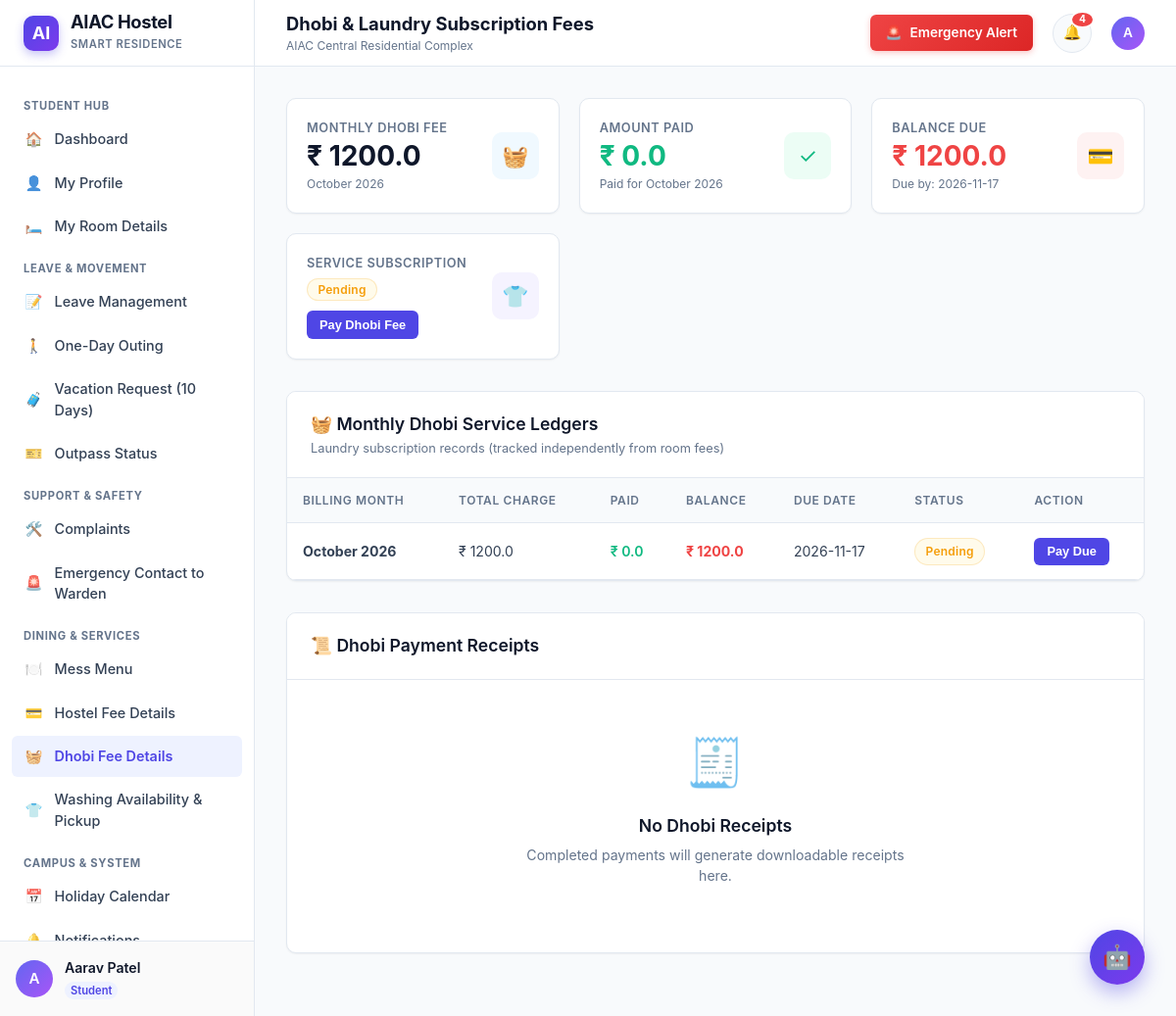
The page /dhobi-fees (signed in) on the database its author committed.
### tables this page shows
CREATE TABLE users (
        id INTEGER PRIMARY KEY AUTOINCREMENT,
        name TEXT NOT NULL,
        email TEXT NOT NULL UNIQUE,
        password_hash TEXT NOT NULL,
        role TEXT NOT NULL DEFAULT 'student',
        hostel_block TEXT,
        academic_year TEXT,
        room_id INTEGER,
        phone TEXT,
        status TEXT DEFAULT 'active',
        created_at TIMESTAMP DEFAULT CURRENT_TIMESTAMP,
        updated_at TIMESTAMP DEFAULT CURRENT_TIMESTAMP, student_id TEXT, department TEXT, guardian_name TEXT, guardian_phone TEXT, room_number TEXT, room_type TEXT,
        FOREIGN KEY (room_id) REFERENCES rooms(id) ON DELETE SET NULL
    );

CREATE TABLE system_settings (
        key TEXT PRIMARY KEY,
        value TEXT NOT NULL,
        description TEXT
    );

CREATE TABLE dhobi_fee_records (
        id INTEGER PRIMARY KEY AUTOINCREMENT,
        user_id INTEGER NOT NULL,
        month_year TEXT NOT NULL,
        total_amount REAL NOT NULL DEFAULT 1200.0,
        amount_paid REAL NOT NULL DEFAULT 0.0,
        due_date DATE NOT NULL,
        status TEXT DEFAULT 'Pending',
        notes TEXT,
        created_at TIMESTAMP DEFAULT CURRENT_TIMESTAMP,
        updated_at TIMESTAMP DEFAULT CURRENT_TIMESTAMP,
        FOREIGN KEY (user_id) REFERENCES users(id) ON DELETE CASCADE
    );

### app.py (the view)
@app.route('/dhobi-fees')
@login_required
@student_required
def dhobi_fees():
    user_id = session['user_id']
    conn = database.get_db()
    fee_records = conn.execute('''
        SELECT * FROM dhobi_fee_records WHERE user_id = ? ORDER BY id DESC
    ''', (user_id,)).fetchall()
    payments = conn.execute('''
        SELECT * FROM payment_transactions WHERE user_id = ? AND fee_type = 'dhobi' ORDER BY created_at DESC
    ''', (user_id,)).fetchall()
    conn.close()
    return render_template('dhobi_fees.html', fee_records=fee_records, payments=payments)

### templates/dhobi_fees.html (shortened to what this page needs)
{% extends "base.html" %}
{% block page_title %}Dhobi & Laundry Subscription Fees{% endblock %}
{% block content %}
{% set latest = fee_records[0] if fee_records else None %}
{% if latest %}
  {% set balance = latest.total_amount - latest.amount_paid %}
  <div class="metrics-grid" style="margin-bottom: 2rem;">
    <div class="metric-card">
      <div class="metric-info">
        <div class="label">Monthly Dhobi Fee</div>
        <div class="value">₹ {{ latest.total_amount | round(2) }}</div>
        <div class="sub-text">{{ latest.month_year }}</div>
      </div>
      <div class="metric-icon-wrap sky">🧺</div>
    </div>
    <div class="metric-card">
      <div class="metric-info">
        <div class="label">Amount Paid</div>
        <div class="value" style="color: var(--success);">₹ {{ latest.amount_paid | round(2) }}</div>
        <div class="sub-text">Paid for {{ latest.month_year }}</div>
      </div>
      <div class="metric-icon-wrap emerald">✓</div>
    </div>
    <div class="metric-card">
      <div class="metric-info">
        <div class="label">Balance Due</div>
        <div class="value" style="color: {{ 'var(--danger)' if balance > 0 else 'var(--success)' }};">
          ₹ {{ balance | round(2) }}
        </div>
        <div class="sub-text">Due by: {{ latest.due_date }}</div>
      </div>
      <div class="metric-icon-wrap {{ 'rose' if balance > 0 else 'emerald' }}">💳</div>
    </div>
    <div class="metric-card">
      <div class="metric-info">
        <div class="label">Service Subscription</div>
        <div class="value" style="font-size: 1.3rem;">
          <span class="badge badge-{{ 'success' if latest.status == 'Paid' else 'warning' }}">
            {{ latest.status }}
          </span>
        </div>
        <div class="sub-text">
          {% if balance > 0 %}
            <button type="button" class="btn btn-primary btn-sm" style="margin-top: 6px;"
                    onclick="preparePaymentModal({{ latest.id }}, {{ latest.total_amount }}, {{ latest.amount_paid }}, 'dhobi')">
              Pay Dhobi Fee
            </button>
          {% else %}
            Active Laundry Plan
          {% endif %}
        </div>
      </div>
      <div class="metric-icon-wrap purple">👕</div>
    </div>
  </div>
{% endif %}
<div class="content-card">
  <div class="card-header-bar">
    <div>
      <h3>🧺 Monthly Dhobi Service Ledgers</h3>
      <p>Laundry subscription records (tracked independently from room fees)</p>
    </div>
  </div>
  <div class="card-body" style="padding: 0;">
    {% if fee_records %}
      <div class="table-responsive">
        <table class="modern-table">
          <thead>
            <tr>
              <th>Billing Month</th>
              <th>Total Charge</th>
              <th>Paid</th>
              <th>Balance</th>
              <th>Due Date</th>
              <th>Status</th>
              <th>Action</th>
            </tr>
          </thead>
          <tbody>
            {% for d in fee_records %}
              {% set bal = d.total_amount - d.amount_paid %}
              <tr>
                <td><b>{{ d.month_year }}</b></td>
                <td>₹ {{ d.total_amount | round(2) }}</td>
                <td style="color: var(--success); font-weight: 600;">₹ {{ d.amount_paid | round(2) }}</td>
                <td style="font-weight: 700; color: {{ 'var(--danger)' if bal > 0 else 'var(--muted-text)' }};">
                  ₹ {{ bal | round(2) }}
                </td>
                <td>{{ d.due_date }}</td>
                <td>
                  <span class="badge badge-{{ 'success' if d.status == 'Paid' else 'warning' }}">
                    {{ d.status }}
                  </span>
                </td>
                <td>
                  {% if bal > 0 %}
                    <button type="button" class="btn btn-primary btn-sm"
                            onclick="preparePaymentModal({{ d.id }}, {{ d.total_amount }}, {{ d.amount_paid }}, 'dhobi')">
                      Pay Due
                    </button>
                  {% else %}
                    <span class="badge badge-success">Paid in Full</span>
                  {% endif %}
                </td>
              </tr>
            {% endfor %}
          </tbody>
        </table>
      </div>
    {% else %}
      <div class="empty-state">
        <div class="empty-state-icon">🧺</div>
        <h4>No Dhobi Bills Found</h4>
        <p>No monthly laundry fees billed to your account yet.</p>
      </div>
    {% endif %}
  </div>
</div>
<div class="content-card">
  <div class="card-header-bar">
    <div>
      <h3>📜 Dhobi Payment Receipts</h3>
    </div>
  </div>
  <div class="card-body" style="padding: 0;">
    {% if payments %}
      <div class="table-responsive">
        <table class="modern-table">
          <thead>
            <tr>
              <th>Reference</th>
              <th>Date</th>
              <th>Amount</th>
              <th>Method</th>
              <th>Receipt</th>
            </tr>
          </thead>
          <tbody>
            {% for p in payments %}
              <tr>
                <td><code>{{ p.transaction_ref }}</code></td>
                <td>{{ p.created_at[:16] }}</td>
                <td style="font-weight: 700; color: var(--success);">₹ {{ p.amount | round(2) }}</td>
                <td>{{ p.payment_method }}</td>
                <td>
                  <a href="{{ url_for('download_receipt_pdf', fee_type='dhobi', payment_id=p.id) }}" class="btn btn-secondary btn-sm">
                    📥 Download PDF
                  </a>
                </td>
              </tr>
            {% endfor %}
          </tbody>
        </table>
      </div>
    {% else %}
      <div class="empty-state">
        <div class="empty-state-icon">🧾</div>
        <h4>No Dhobi Receipts</h4>
        <p>Completed payments will generate downloadable receipts here.</p>
      </div>
    {% endif %}
  </div>
</div>
{% endblock %}

### templates/base.html (shortened to what this page needs)
<!DOCTYPE html>
<html lang="en">
<head>
  <link rel="stylesheet" href="{{ url_for('static', filename='css/style.css') }}">
</head>
<body>
<div class="app-wrapper">
  <aside class="sidebar" id="sidebar">
    <div class="sidebar-header">
      <div class="brand-logo">AI</div>
      <div class="brand-text">
        <h1>AIAC Hostel</h1>
        <span>Smart Residence</span>
      </div>
    </div>
    <nav class="sidebar-nav">
      {% if current_user and current_user.role == 'warden' %}
        <div class="nav-group-label">Administration</div>
        <a href="{{ url_for('warden_dashboard') }}" class="nav-item {% if request.path == '/warden/dashboard' %}active{% endif %}">
          <span class="icon">📊</span> Overview
        </a>
        <a href="{{ url_for('warden_students') }}" class="nav-item {% if '/warden/students' in request.path %}active{% endif %}">
          <span class="icon">👥</span> Student Management
        </a>
        <a href="{{ url_for('warden_rooms') }}" class="nav-item {% if '/warden/rooms' in request.path %}active{% endif %}">
          <span class="icon">🛏️</span> Room Management
        </a>
        <div class="nav-group-label">Approvals & Safety</div>
        <a href="{{ url_for('warden_leave_requests') }}" class="nav-item {% if '/warden/leave-requests' in request.path %}active{% endif %}">
          <span class="icon">📝</span> Leave Requests
        </a>
        <a href="{{ url_for('warden_outpasses') }}" class="nav-item {% if '/warden/outpasses' in request.path %}active{% endif %}">
          <span class="icon">🎫</span> Outpass Records
        </a>
        <a href="{{ url_for('warden_emergencies') }}" class="nav-item {% if '/warden/emergencies' in request.path %}active{% endif %}">
          <span class="icon">🚨</span> Emergency Desk
        </a>
        <a href="{{ url_for('warden_complaints') }}" class="nav-item {% if '/warden/complaints' in request.path %}active{% endif %}">
          <span class="icon">🛠️</span> Complaints Desk
        </a>
        <div class="nav-group-label">Hospitality & Accounts</div>
        <a href="{{ url_for('warden_mess_menu') }}" class="nav-item {% if '/warden/mess-menu' in request.path %}active{% endif %}">
          <span class="icon">🍽️</span> Mess Menu Management
        </a>
        <a href="{{ url_for('warden_fees') }}" class="nav-item {% if '/warden/fees' in request.path %}active{% endif %}">
          <span class="icon">💳</span> Fee Management
        </a>
        <a href="{{ url_for('warden_laundry') }}" class="nav-item {% if '/warden/laundry' in request.path %}active{% endif %}">
          <span class="icon">🧺</span> Laundry Management
        </a>
        <a href="{{ url_for('holiday_calendar') }}" class="nav-item {% if request.path == '/holiday-calendar' %}active{% endif %}">
          <span class="icon">📅</span> Holiday Calendar
        </a>
        <a href="{{ url_for('warden_announcements') }}" class="nav-item {% if '/warden/announcements' in request.path %}active{% endif %}">
          <span class="icon">📢</span> Announcements
        </a>
        <a href="{{ url_for('warden_reports') }}" class="nav-item {% if '/warden/reports' in request.path %}active{% endif %}">
          <span class="icon">📈</span> Reports & Analytics
        </a>
        <a href="{{ url_for('warden_settings') }}" class="nav-item {% if '/warden/settings' in request.path %}active{% endif %}">
          <span class="icon">⚙️</span> Settings
        </a>
      {% else %}
        <div class="nav-group-label">Student Hub</div>
        <a href="{{ url_for('student_dashboard') }}" class="nav-item {% if request.path == '/dashboard' %}active{% endif %}">
          <span class="icon">🏠</span> Dashboard
        </a>
        <a href="{{ url_for('profile') }}" class="nav-item {% if request.path == '/profile' %}active{% endif %}">
          <span class="icon">👤</span> My Profile
        </a>
        <a href="{{ url_for('room_details') }}" class="nav-item {% if request.path == '/room-details' %}active{% endif %}">
          <span class="icon">🛏️</span> My Room Details
        </a>
        <div class="nav-group-label">Leave & Movement</div>
        <a href="{{ url_for('leave_management') }}" class="nav-item {% if request.path == '/leave' %}active{% endif %}">
          <span class="icon">📝</span> Leave Management
        </a>
        <a href="{{ url_for('leave_outing') }}" class="nav-item {% if request.path == '/leave/outing' %}active{% endif %}">
          <span class="icon">🚶</span> One-Day Outing
        </a>
        <a href="{{ url_for('leave_vacation') }}" class="nav-item {% if request.path == '/leave/vacation' %}active{% endif %}">
          <span class="icon">🧳</span> Vacation Request (10 Days)
        </a>
        <a href="{{ url_for('outpass_status') }}" class="nav-item {% if request.path == '/outpass-status' %}active{% endif %}">
          <span class="icon">🎫</span> Outpass Status
        </a>
        <div class="nav-group-label">Support & Safety</div>
        <a href="{{ url_for('complaints') }}" class="nav-item {% if request.path == '/complaints' %}active{% endif %}">
          <span class="icon">🛠️</span> Complaints
        </a>
        <a href="{{ url_for('emergency_support') }}" class="nav-item {% if request.path == '/emergency' %}active{% endif %}">
          <span class="icon">🚨</span> Emergency Contact to Warden
        </a>
        <div class="nav-group-label">Dining & Services</div>
        <a href="{{ url_for('mess_menu') }}" class="nav-item {% if request.path == '/mess-menu' %}active{% endif %}">
          <span class="icon">🍽️</span> Mess Menu
        </a>
        <a href="{{ url_for('hostel_fees') }}" class="nav-item {% if request.path == '/hostel-fees' %}active{% endif %}">
          <span class="icon">💳</span> Hostel Fee Details
        </a>
        <a href="{{ url_for('dhobi_fees') }}" class="nav-item {% if request.path == '/dhobi-fees' %}active{% endif %}">
          <span class="icon">🧺</span> Dhobi Fee Details
        </a>
        <a href="{{ url_for('laundry') }}" class="nav-item {% if request.path == '/laundry' %}active{% endif %}">
          <span class="icon">👕</span> Washing Availability & Pickup
        </a>
        <div class="nav-group-label">Campus & System</div>
        <a href="{{ url_for('holiday_calendar') }}" class="nav-item {% if request.path == '/holiday-calendar' %}active{% endif %}">
          <span class="icon">📅</span> Holiday Calendar
        </a>
        <a href="{{ url_for('notifications') }}" class="nav-item {% if request.path == '/notifications' %}active{% endif %}">
          <span class="icon">🔔</span> Notifications
        </a>
      {% endif %}
    </nav>
    {% if current_user %}
    <div class="sidebar-footer">
      <div class="user-quick-profile">
        <div class="avatar-circle">
          {{ current_user.name[0] | upper }}
        </div>
        <div class="user-info-text">
          <div class="name">{{ current_user.name }}</div>
          <div class="role-badge">{{ current_user.role | capitalize }}</div>
        </div>
      </div>
    </div>
    {% endif %}
  </aside>
  <div class="main-wrapper">
    <header class="topbar">
      <div class="topbar-left">
        <div class="topbar-title">
          <h2>{% block page_title %}Dashboard{% endblock %}</h2>
          <p>{{ hostel_name }}</p>
        </div>
      </div>
      <div class="topbar-right">
        {% if current_user %}
          <a href="{{ url_for('emergency_support') if current_user.role == 'student' else url_for('warden_emergencies') }}" class="emergency-btn-top">
            <span>🚨</span> Emergency Alert
          </a>
          <a href="{{ url_for('notifications') }}" class="notification-bell" title="Notifications">
            <span>🔔</span>
            {% if unread_notifications_count > 0 %}
              <span class="badge">{{ unread_notifications_count }}</span>
            {% endif %}
          </a>
          <a href="{{ url_for('profile') if current_user.role == 'student' else url_for('warden_settings') }}" style="display:flex; align-items:center; gap:0.5rem; text-decoration:none;">
            <div class="avatar-circle" style="width:34px; height:34px; font-size:0.85rem;">
              {{ current_user.name[0] | upper }}
            </div>
          </a>
        {% else %}
          <div style="display:flex; gap:0.5rem;">
            <a href="{{ url_for('login') }}" class="btn btn-primary btn-sm">Sign In</a>
            <a href="{{ url_for('register') }}" class="btn btn-secondary btn-sm">Register</a>
          </div>
        {% endif %}
      </div>
    </header>
    <main class="page-container">
      {% block content %}{% endblock %}
    </main>
  </div>
</div>
<button class="chatbot-toggle-btn" id="chatbotToggle" title="Ask AIAC Virtual Assistant" aria-label="Open AI Hostel Assistant">
  🤖
</button>
</body>
</html>

### rows shown on the page
users: name "A", name "Aarav Patel", role "Student"
system_settings: value "AIAC Central Residential Complex"
dhobi_fee_records: total_amount "1200.0", month_year "October 2026", amount_paid "0.0", due_date "2026-11-17", status "Pending"

### other values the page prints
{{ unread_notifications_count }} "4"
{{ balance | round(2) }} "1200.0"
